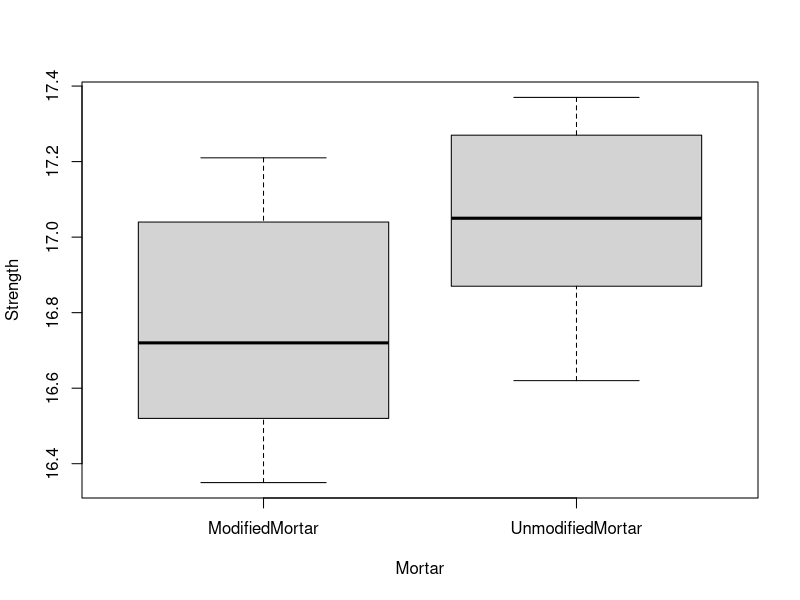

This figure's R source:
## ---- chunk 1
knitr::opts_chunk$set(echo = TRUE)
## ---- chunk 2
df1 <- read.csv(file.path("data", "2_TensionBondStrength.csv"))
## ---- chunk 3
library(reshape2)
df1_L <- stack(df1, select = c("ModifiedMortar","UnmodifiedMortar"))
colnames(df1_L) <- c("Strength", "Mortar")
boxplot(Strength ~ Mortar, data = df1_L)
## ---- chunk 4
sd(df1$ModifiedMortar)
sd(df1$UnmodifiedMortar)
## ---- chunk 5
summary(df1)
## ---- chunk 6
t.test(df1$ModifiedMortar, df1$UnmodifiedMortar,
       alternative = "two.sided",
       paired = FALSE, var.equal = TRUE)
## ---- chunk 7
df2 <- read.csv(file.path("data", "2_Fluorescence.csv"))
## ---- chunk 8
sd(df2$Nerve)
sd(df2$Muscle)
## ---- chunk 9
summary(df2)
## ---- chunk 10
t.test(df2$Nerve, df2$Muscle,
       alternative = "two.sided",
       paired = FALSE, var.equal = FALSE)
